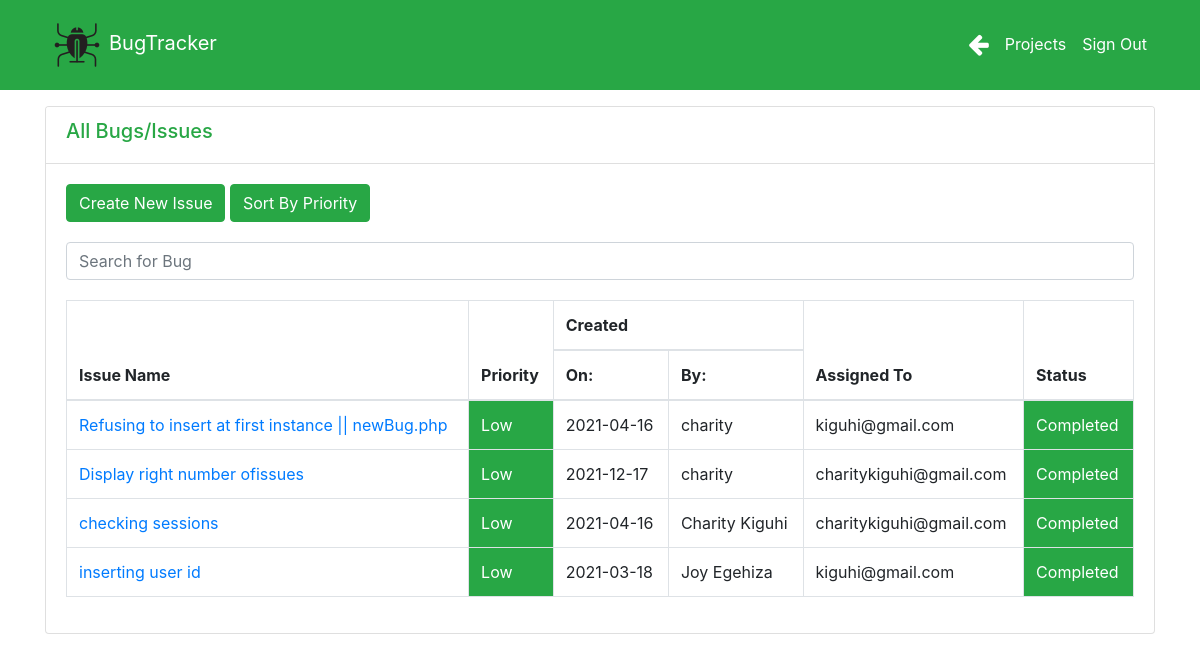
The app's page /issues.php?project=1 with its own data.
### tables this page shows
CREATE TABLE `issues` (
  `issue_id` int(11) NOT NULL,
  `issue_name` varchar(255) NOT NULL,
  `project_id` int(11) NOT NULL,
  `created_on` date NOT NULL,
  `created_by` varchar(255) NOT NULL,
  `userID` int(11) NOT NULL,
  `assigned_to` varchar(255) NOT NULL,
  `description` varchar(1000) NOT NULL,
  `priority` varchar(100) NOT NULL,
  `status` varchar(100) NOT NULL
);

### issues.php (the view, shortened to what this page needs)
<!DOCTYPE html>
<html lang="en">
<head>
  <link href="bootstrap/css/bootstrap.min.css" rel="stylesheet">
  <link href="css/style.css" rel="stylesheet">
  <link rel="stylesheet" href="https://cdnjs.cloudflare.com/ajax/libs/font-awesome/4.7.0/css/font-awesome.min.css">
</head>
<body>
<nav class="navbar navbar-expand-sm bg-success text-white fixed-top">
    <div class="container">
      <a class="navbar-brand" href="projects.php"><span class="text-white"><img src="images/logo.png">BugTracker</span></a>
      <div class="collapse navbar-collapse" id="navbarResponsive">
      <ul class="navbar-nav ml-auto">
          <li class="nav-item">
            <a class="nav-link text-white" href="javascript:javascript:history.go(-1)"><span><i class="fa fa-arrow-left" style="font-size:24px;color:white"></i></span></a>
          </li>
          <li class="nav-item active">
            <a class="nav-link text-white" href="projects.php">Projects</a>
          </li>
          <li class="nav-item">
          <a class="nav-link text-white" href="users.php?action=Logout">Sign Out</a>
          </li>
        </ul>
      </div>
    </div>
  </nav>
<div class="container" style="margin-top: 50px;">
    <div class="card" style="margin-top: 40px;">
        <div class="card-header text-success bg-white">
            <h5>All Bugs/Issues</h5>
            </div>
        <div class="card-body">
        <?php
         $projectId=$_GET['project'];
        ?>
     <?php echo '<a href="newBug.php?project='.$projectId.'" type="button" class="btn btn-success text-white">Create New Issue</a>';?>
     <button type="button" class="btn btn-success" onclick="sortTable(1)">Sort By Priority</button>
    <div class="input-group" style="margin-top:20px">
    <input type="text" class="form-control" placeholder="Search for Bug " id="myInput" onkeyup="myFunction()">
    </div>
    <div class="table-responsive">
    <table class="table table-bordered " style="margin-top: 20px;" id="myTable">
        <thead>
          <tr>
            <th rowspan="2">Issue Name</th>
            <th rowspan="2">Priority</th>
            <th colspan="2">Created</th>
            <th rowspan="2">Assigned To</th>
            <th rowspan="2">Status</th>
        </tr>
        <tr>
            <th>On:</th>
            <th>By:</th>
        </tr>
        </thead>
        <tbody>
        <?php
                 require 'config.php';
                 $projectId=$_GET['project'];
                 $sql="SELECT * FROM issues WHERE project_id=$projectId";
                 $stm=$conn->prepare($sql);
                 $stm->execute();
                while($row = $stm->fetch(PDO::FETCH_ASSOC))
                {
              ?>
            <tr>
                <td><?php echo '<a href="editIssue.php?issue=' . $row['issue_id'] . '&project='.$projectId.'">'.$row['issue_name'].'</a>';?></td>
                <td class="priority text-white"><?php echo $row['priority'];?></td>
                <td><?php echo $row['created_on'];?></td>
                <td><?php echo $row['created_by'];?></td>
                <td><?php echo $row['assigned_to'];?></td>
                <td class="status text-white"><?php echo $row['status'];?></td>
            </tr>
            <?php
                }
             ?>
        </tbody>
      </table>
      </div>
      </div>
      </div>
      </div>
</body>
</html>

### css/style.css (style rules this page uses)
body { padding-top: 56px; }
a { text-decoration: none; }
.text-success { color: #28a745; }
table { width: 100%; }

### records on screen
issues: issue_name "Refusing to insert at first instance || newBug.php", priority "Low", created_on "2021-04-16", created_by "charity", assigned_to "kiguhi@gmail.com", status "Completed"
issues: issue_name "Display right number ofissues", priority "Low", created_on "2021-12-17", created_by "charity", assigned_to "charitykiguhi@gmail.com", status "Completed"
issues: issue_name "checking sessions", priority "Low", created_on "2021-04-16", created_by "Charity Kiguhi", assigned_to "charitykiguhi@gmail.com", status "Completed"
issues: issue_name "inserting user id", priority "Low", created_on "2021-03-18", created_by "Joy Egehiza", assigned_to "kiguhi@gmail.com", status "Completed"
